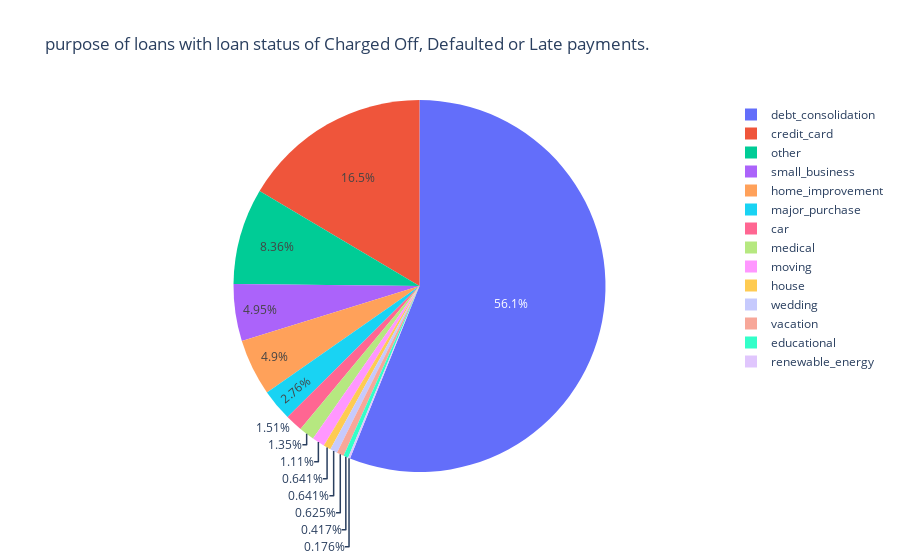

Notebook cell for this chart:
### Markdown cell above
- `purpose`

The reason why customers are taking out loans is a large indicator of possible future loss.

From the pie chart below, I can see that a large proportion of customers that have been unable and are struggling to pay back their loans taken the loan out for debt reasons.

This would be a huge indicator of risk to loss when taking on customers that are requesting loans for these reasons in future.

### Code cell
fig = visualise.pie_chart(df_loss, 'purpose')
fig.show('png')

### Figure 1 — Plotly figure (JSON) as saved in the notebook; plotly's stock layout.template omitted (floating-point values rounded to 4 significant figures)
{"data": [{"domain": {"x": [0, 1], "y": [0, 1]}, "hovertemplate": "purpose=%{label}<br>count=%{value}<extra></extra>", "labels": ["car", "credit_card", "debt_consolidation", "educational", "home_improvement", "house", "major_purchase", "medical", "moving", "other", "renewable_energy", "small_business", "vacation", "wedding"], "legendgroup": "", "name": "", "showlegend": true, "type": "pie", "values": [94, 1028, 3501, 26, 306, 40, 172, 84, 69, 522, 11, 309, 39, 40]}], "layout": {"legend": {"tracegroupgap": 0}, "title": {"text": "purpose of loans with loan status of Charged Off, Defaulted or Late payments."}}}
